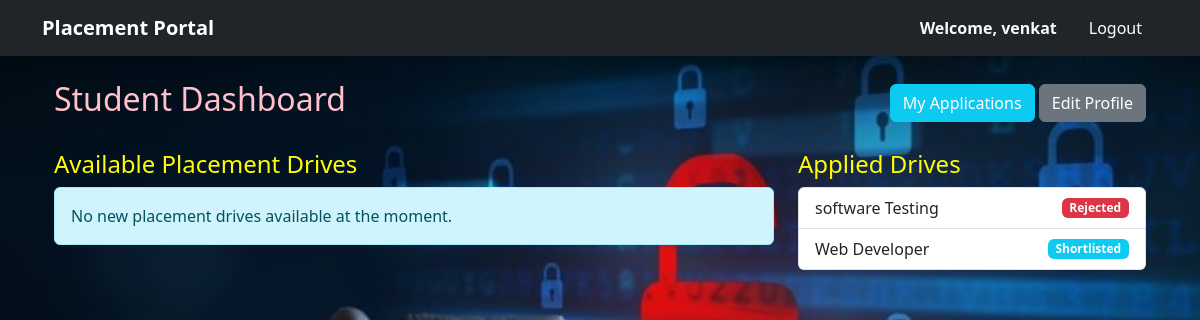
The app's page /student/dashboard (signed in) with its own data.
### models.py (models this page shows)
class Student(db.Model):
    id = db.Column(db.Integer, primary_key=True)
    user_id = db.Column(db.Integer, db.ForeignKey('user.id'), nullable=False)
    name = db.Column(db.String(100), nullable=False)
    department = db.Column(db.String(100))
    cgpa = db.Column(db.Float)
    status = db.Column(db.String(20), default='Active')
    resume_link = db.Column(db.String(255))
    applications = db.relationship(
        'Application',
        backref='student',
        cascade="all, delete-orphan"
    )

class Application(db.Model):
    id = db.Column(db.Integer, primary_key=True)
    student_id = db.Column(db.Integer, db.ForeignKey('student.id'), nullable=False)
    drive_id = db.Column(db.Integer, db.ForeignKey('drive.id'), nullable=False)
    application_date = db.Column(db.DateTime, default=datetime.utcnow)
    status = db.Column(db.String(20), default='Applied')
    drive = db.relationship('Drive', backref='applications')
    __table_args__ = (
        db.UniqueConstraint('student_id', 'drive_id', name='unique_application'),
    )

class Drive(db.Model):
    id = db.Column(db.Integer, primary_key=True)
    company_id = db.Column(db.Integer, db.ForeignKey('company.id'), nullable=False)
    job_title = db.Column(db.String(100), nullable=False)
    description = db.Column(db.Text)
    salary = db.Column(db.Float)
    eligibility_criteria = db.Column(db.Text)
    application_deadline = db.Column(db.Date)
    status = db.Column(db.String(20), default='Pending')

### routes/student_routes.py (the view)
@student_bp.route('/dashboard')
def dashboard():
    if not is_student():
        return redirect(url_for('auth.login'))
    user_id = session.get('user_id')
    student = Student.query.filter_by(user_id=user_id).first()
    my_applications = Application.query.filter_by(student_id=student.id).all()
    applied_drive_ids = [app.drive_id for app in my_applications]
    available_drives = Drive.query.filter(Drive.status == 'Approved', Drive.id.notin_(applied_drive_ids)).all()
    return render_template('student/dashboard.html',
                           drives=available_drives,
                           my_applications=my_applications)

### routes/student_routes.py (called while the page is built)
def is_student():
    return session.get('role') == 'student'

### templates/student/dashboard.html
{% extends "base.html" %}
{% block content %}
<div class="container">
    <div class="d-flex justify-content-between align-items-center mb-4">
        <h2 style="color: pink;">Student Dashboard</h2>
        <div>
            <a href="{{ url_for('student.my_applications') }}" class="btn btn-info text-white">My Applications</a>
            <a href="{{ url_for('student.profile') }}" class="btn btn-secondary">Edit Profile</a>
        </div>
    </div>
    <div class="row">
        <div class="col-md-8">
            <h4 style="color: yellow;">Available Placement Drives</h4>
            {% for drive in drives %}
                <div class="card mb-3">
                    <div class="card-body">
                        <h5 class="card-title">{{ drive.job_title }}</h5>
                        <h6 class="card-subtitle mb-2 text-muted">{{ drive.company.name }}</h6>
                        <p class="card-text">{{ drive.description }}</p>
                        <p class="card-text"><strong>Salary:</strong> {{ drive.salary or 'Not Disclosed' }}</p>
                        <a href="{{ url_for('student.apply', drive_id=drive.id) }}" class="btn btn-primary">Apply Now</a>
                    </div>
                </div>
            {% else %}
                <div class="alert alert-info">No new placement drives available at the moment.</div>
            {% endfor %}
        </div>
        <div class="col-md-4">
            <h4 style="color: yellow;">Applied Drives</h4>
            <ul class="list-group">
                {% for app in my_applications %}
                    <li class="list-group-item d-flex justify-content-between align-items-center">
                        {{ app.drive.job_title }}
                        <span class="badge
                            {% if app.status == 'Applied' %}bg-secondary
                            {% elif app.status == 'Shortlisted' %}bg-info
                            {% elif app.status == 'Selected' %}bg-success
                            {% else %}bg-danger{% endif %}">
                            {{ app.status }}
                        </span>
                    </li>
                {% else %}
                    <li class="list-group-item">You have not applied to any drives yet.</li>
                {% endfor %}
            </ul>
        </div>
    </div>
</div>
{% endblock %}

### templates/base.html (shortened to what this page needs)
<!DOCTYPE html>
<html lang="en">
<head>
    <link href="https://cdn.jsdelivr.net/npm/bootstrap@5.3.0/dist/css/bootstrap.min.css" rel="stylesheet">
</head>
<body>
    <nav class="navbar navbar-expand-lg navbar-dark bg-dark shadow">
        <div class="container">
            <a class="navbar-brand fw-bold" href="#">Placement Portal</a>
            <div class="collapse navbar-collapse" id="navbarNav">
                <ul class="navbar-nav ms-auto align-items-center">
                    {% if session.get('user_id') %}
                        <li class="nav-item me-3">
                            <span class="navbar-text text-light fw-bold">
                                Welcome, {{ session.get('name', 'User') }}
                            </span>
                        </li>
                        <li class="nav-item">
                            <a class="nav-link btn btn-danger text-white btn-sm px-3" href="{{ url_for('auth.logout') }}">Logout</a>
                        </li>
                    {% endif %}
                </ul>
            </div>
        </div>
    </nav>
    <div class="container mt-4">
        {% block content %}{% endblock %}
    </div>
</body>
</html>

### templates/base.html (style rules this page uses)
body { background-size: cover; background-position: center; background-repeat: no-repeat; background-attachment: fixed; min-height: 100vh; background-color: #f8f9fa; }

### records on screen
Student: get "venkat"
Application: drive.job_title "software Testing", status "Rejected"
Application: drive.job_title "Web Developer", status "Shortlisted"
